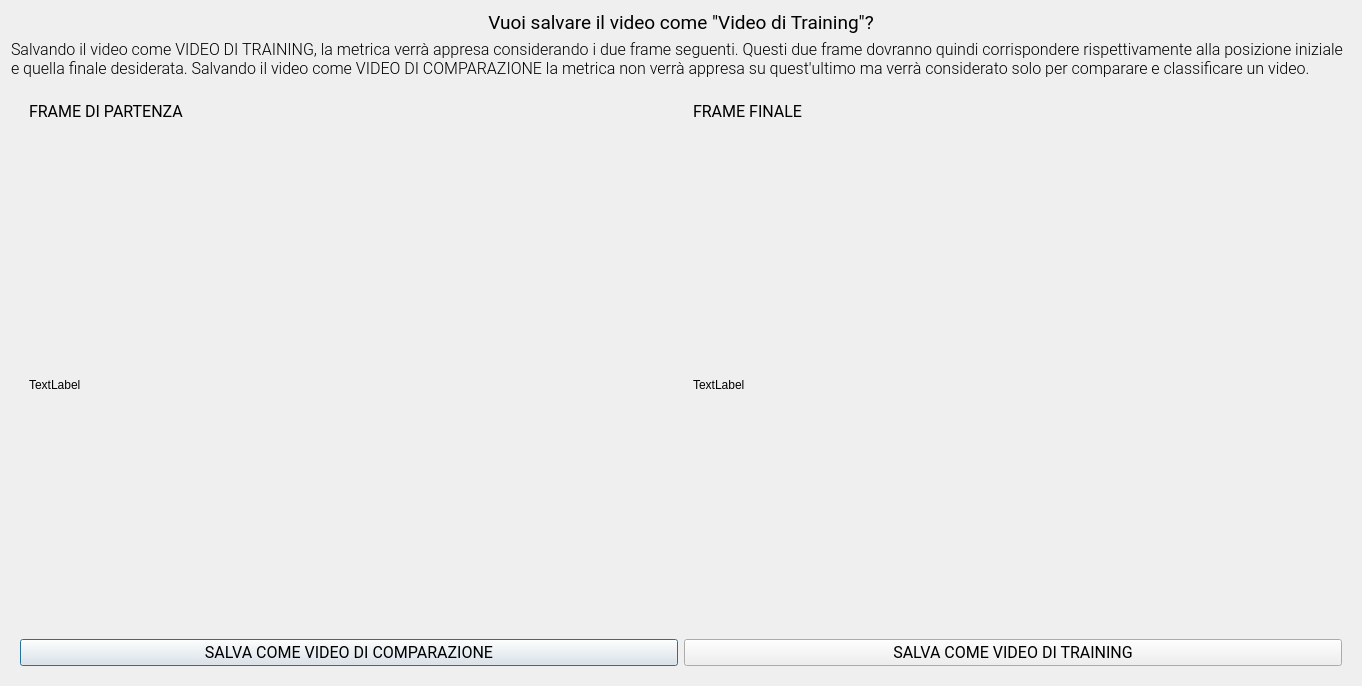
<?xml version="1.0" encoding="UTF-8"?>
<ui version="4.0">
 <class>Dialog</class>
 <widget class="QDialog" name="Dialog">
  <property name="geometry">
   <rect>
    <x>0</x>
    <y>0</y>
    <width>1358</width>
    <height>682</height>
   </rect>
  </property>
  <property name="windowTitle">
   <string>Dialog</string>
  </property>
  <layout class="QVBoxLayout" name="verticalLayout">
   <item>
    <widget class="QLabel" name="label_5">
     <property name="font">
      <font>
       <family>Roboto</family>
       <pointsize>14</pointsize>
      </font>
     </property>
     <property name="text">
      <string>Vuoi salvare il video come &quot;Video di Training&quot;?</string>
     </property>
     <property name="alignment">
      <set>Qt::AlignCenter</set>
     </property>
    </widget>
   </item>
   <item>
    <widget class="QLabel" name="label_6">
     <property name="font">
      <font>
       <family>Roboto Light</family>
       <pointsize>12</pointsize>
       <weight>50</weight>
       <bold>false</bold>
      </font>
     </property>
     <property name="text">
      <string>Salvando il video come VIDEO DI TRAINING, la metrica verrà appresa considerando i due frame seguenti. Questi due frame dovranno quindi corrispondere rispettivamente alla posizione iniziale e quella finale desiderata. Salvando il video come VIDEO DI COMPARAZIONE la metrica non verrà appresa su quest'ultimo ma verrà considerato solo per comparare e classificare un video.</string>
     </property>
     <property name="wordWrap">
      <bool>true</bool>
     </property>
    </widget>
   </item>
   <item>
    <widget class="QWidget" name="widget" native="true">
     <layout class="QGridLayout" name="gridLayout">
      <item row="2" column="0">
       <widget class="QWidget" name="widget_4" native="true">
        <layout class="QHBoxLayout" name="horizontalLayout">
         <item>
          <widget class="QLabel" name="label">
           <property name="sizePolicy">
            <sizepolicy hsizetype="Fixed" vsizetype="Fixed">
             <horstretch>0</horstretch>
             <verstretch>0</verstretch>
            </sizepolicy>
           </property>
           <property name="minimumSize">
            <size>
             <width>640</width>
             <height>480</height>
            </size>
           </property>
           <property name="text">
            <string>TextLabel</string>
           </property>
          </widget>
         </item>
        </layout>
       </widget>
      </item>
      <item row="1" column="0">
       <widget class="QWidget" name="widget_3" native="true">
        <layout class="QVBoxLayout" name="verticalLayout_2">
         <item>
          <widget class="QLabel" name="label_3">
           <property name="font">
            <font>
             <family>Roboto</family>
             <pointsize>12</pointsize>
            </font>
           </property>
           <property name="text">
            <string>FRAME DI PARTENZA</string>
           </property>
          </widget>
         </item>
        </layout>
       </widget>
      </item>
      <item row="1" column="1">
       <widget class="QWidget" name="widget_5" native="true">
        <property name="font">
         <font>
          <family>Roboto</family>
          <pointsize>12</pointsize>
         </font>
        </property>
        <layout class="QVBoxLayout" name="verticalLayout_3">
         <item>
          <widget class="QLabel" name="label_4">
           <property name="text">
            <string>FRAME FINALE</string>
           </property>
          </widget>
         </item>
        </layout>
       </widget>
      </item>
      <item row="2" column="1">
       <widget class="QWidget" name="widget_6" native="true">
        <layout class="QHBoxLayout" name="horizontalLayout_2">
         <item>
          <widget class="QLabel" name="label_2">
           <property name="sizePolicy">
            <sizepolicy hsizetype="Fixed" vsizetype="Fixed">
             <horstretch>0</horstretch>
             <verstretch>0</verstretch>
            </sizepolicy>
           </property>
           <property name="minimumSize">
            <size>
             <width>640</width>
             <height>480</height>
            </size>
           </property>
           <property name="text">
            <string>TextLabel</string>
           </property>
          </widget>
         </item>
        </layout>
       </widget>
      </item>
     </layout>
    </widget>
   </item>
   <item>
    <widget class="QWidget" name="widget_2" native="true">
     <layout class="QHBoxLayout" name="horizontalLayout_3">
      <item>
       <widget class="QPushButton" name="pushButton_2">
        <property name="font">
         <font>
          <family>Roboto</family>
          <pointsize>12</pointsize>
         </font>
        </property>
        <property name="text">
         <string>SALVA COME VIDEO DI COMPARAZIONE</string>
        </property>
       </widget>
      </item>
      <item>
       <widget class="QPushButton" name="pushButton">
        <property name="font">
         <font>
          <family>Roboto</family>
          <pointsize>12</pointsize>
         </font>
        </property>
        <property name="text">
         <string>SALVA COME VIDEO DI TRAINING</string>
        </property>
       </widget>
      </item>
     </layout>
    </widget>
   </item>
  </layout>
 </widget>
 <resources/>
 <connections/>
</ui>
